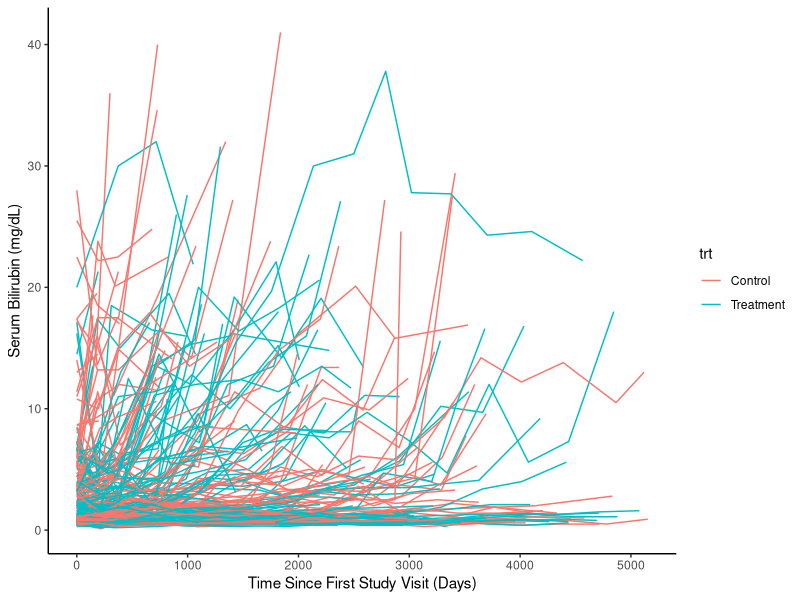
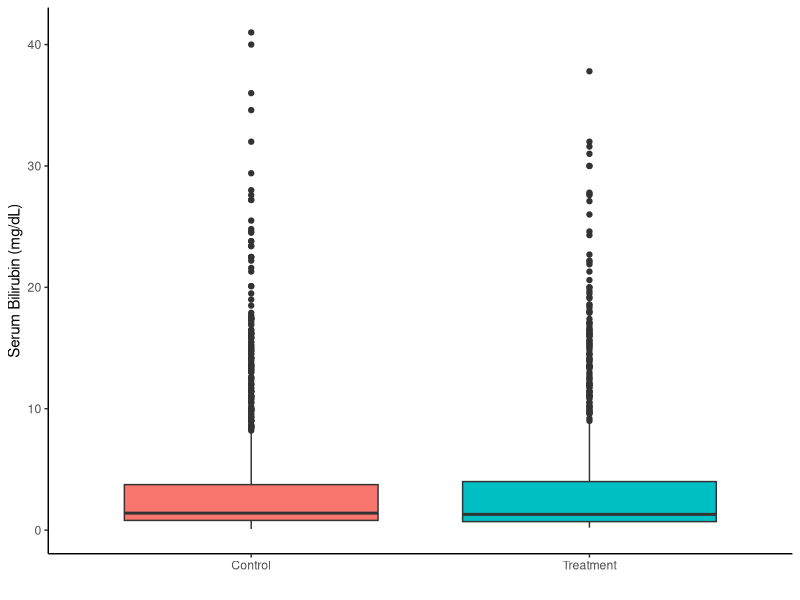
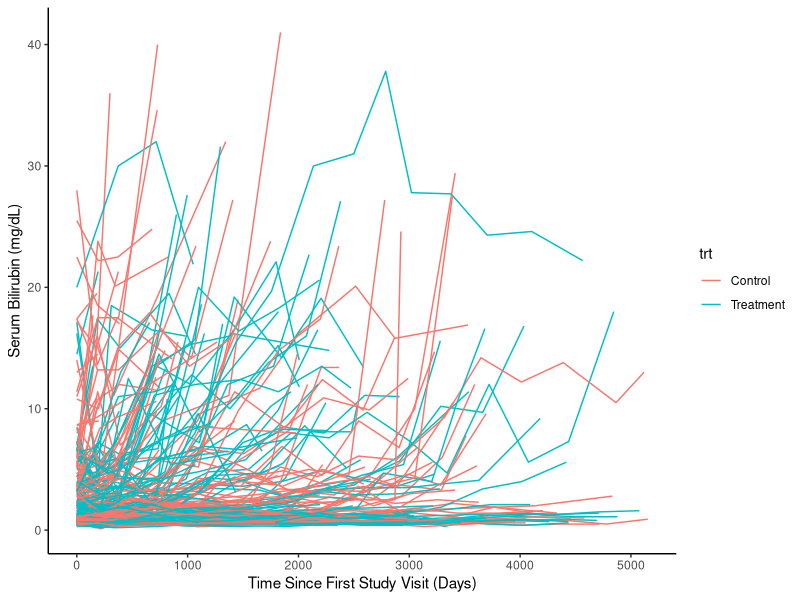
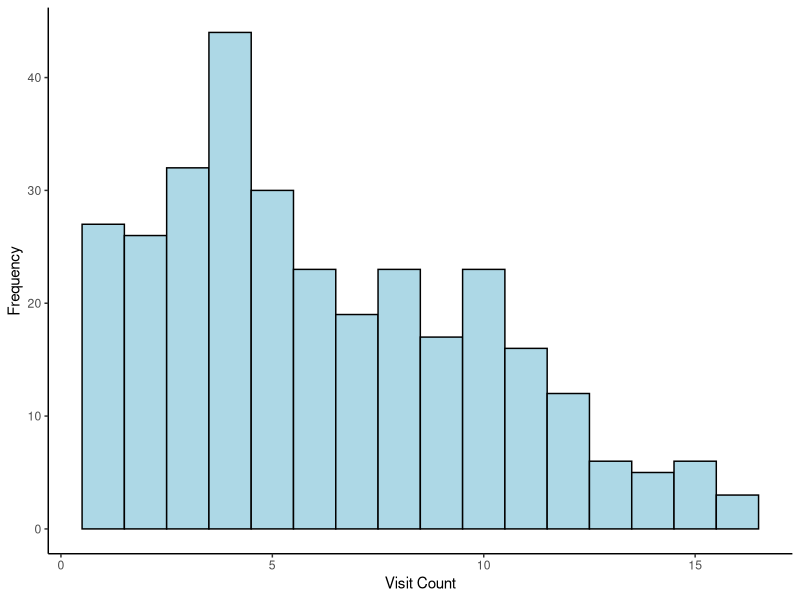

These figures' R source, in order:
## ---- chunk 1
knitr::opts_chunk$set(echo = TRUE)

library(lme4)
library(nlme)
library(geepack)
library(survival)
library(tidyverse)
library(flextable)

## ---- chunk 2

pbc_data_raw = pbcseq %>%
  mutate(
    trt = case_match(
      trt,
      1 ~ "Treatment",
      0 ~ "Control"
    ),
    edema = case_match(
      edema,
      1.0 ~ "N Diuretics",
      0.5 ~ "Diuretics",
      0 ~ "None"
    ),
    edema = factor(
      edema, levels = c("None", "Diuretics", "N Diuretics")
    ),
    time_yr = round(day / 365, 3)) 

pbc_data = pbc_data_raw %>%
  mutate(
    ascites = ifelse(is.na(ascites), "Missing", ascites),
    hepato = ifelse(is.na(hepato), "Missing", hepato),
    spiders = ifelse(is.na(spiders), "Missing", spiders)
  ) %>%
  group_by(id) %>%
  mutate(
    alk.lag = lag(alk.phos),
    alk.med = median(alk.phos, na.rm = TRUE),
    alk.phos = ifelse(
      is.na(alk.phos), ifelse(is.na(alk.lag), alk.med, alk.lag), alk.phos
      )
  ) %>%
  mutate(
    plt.lag = lag(platelet),
    plt.med = median(platelet, na.rm = TRUE),
    platelet = ifelse(
      is.na(platelet), ifelse(is.na(plt.lag), plt.med, plt.lag), platelet
      )
  ) %>%
  ungroup() %>%
  select(-alk.lag, -alk.med, -plt.lag, -plt.med)

## ---- chunk 3

pbc_data %>% 
  filter(trt == "Control") %>%
  group_by(id) %>%
  slice(1) %>%
  nrow()

## ---- chunk 4

bili_by_trt = pbc_data %>%
  ggplot(aes(x = trt, y = bili, fill = trt)) + 
  geom_boxplot() + 
  theme_classic() + 
  theme(legend.position = "none") + 
  labs(
    x = "",
    y = "Serum Bilirubin (mg/dL)"
  )

ggsave("bili_by_trt.pdf", plot = bili_by_trt, width = 5, height = 3.75, units = "in")

## ---- chunk 5

pbc_data %>%
  filter(trt == "Control") %>%
  pull(bili) %>%
  summary()

pbc_data %>%
  filter(trt == "Treatment") %>%
  pull(bili) %>%
  summary()

## ---- chunk 6

bili_spaghetti = pbc_data %>%
  ggplot(aes(x = day, y = bili, group = id, color = trt)) + 
  geom_line() + 
  theme_classic() + 
  labs(
    x = "Time Since First Study Visit (Days)",
    y = "Serum Bilirubin (mg/dL)"
  )

ggsave("bili_spaghetti.pdf", plot = bili_spaghetti, width = 5, height = 3.75, units = "in")

bili_spaghetti

## ---- chunk 7

hist_study_visits = pbc_data %>%
  group_by(id) %>%
  summarize(visit_count = n()) %>%
  ggplot(aes(x = visit_count)) + 
  geom_histogram(fill = "lightblue", binwidth = 1, color = "black") + 
  theme_classic() + 
  labs(
    x = "Visit Count",
    y = "Frequency"
  )

ggsave("hist_study_visits.pdf", plot = hist_study_visits, width = 5, height = 3.75, units = "in")

## ---- chunk 8

model_1 = lm(bili ~ trt + age + sex + time_yr + trt*time_yr, data = pbc_data)

model_2 = lme(bili ~ trt + age + sex + time_yr + trt*time_yr, random = ~1 | id, data = pbc_data, method = "ML")

model_3 = lme(bili ~ trt + age + sex + time_yr + trt*time_yr, random = ~time_yr | id, data = pbc_data, method = "ML")

model_4 = lm(bili ~ trt + age + sex + time_yr + trt*time_yr 
             + edema + albumin + ast + ascites + hepato + spiders + alk.phos,
             data = pbc_data)

model_5 = lme(bili ~ trt + age + sex + time_yr + trt*time_yr 
              + edema + albumin + ast + ascites + hepato + spiders + alk.phos, 
              random = ~1 | id,
              data = pbc_data,
              method = "ML")

model_6 = lme(bili ~ trt + age + sex + time_yr + trt*time_yr 
              + edema + albumin + ast + ascites + hepato + spiders + alk.phos, 
              random = ~time_yr | id,
              data = pbc_data,
              method = "ML")

model_7 = lm(bili ~ trt + age + sex + time_yr + trt*time_yr 
             + edema + albumin + ast + ascites + hepato + spiders
             + platelet + protime,
             data = pbc_data)

model_8 = lme(bili ~ trt + age + sex + time_yr + trt*time_yr 
              + edema + albumin + ast + ascites + hepato + spiders
              + platelet + protime, 
              random = ~1 | id,
              data = pbc_data,
              method = "ML")

model_9 = lme(bili ~ trt + age + sex + time_yr + trt*time_yr 
              + edema + albumin + ast + ascites + hepato + spiders
              + platelet + protime, 
              random = ~time_yr | id,
              data = pbc_data,
              method = "ML")

## ---- chunk 9

model_comp = data.frame(
  Model = c("Model 1", "Model 2", "Model 3", "Model 4", "Model 5", "Model 6", "Model 7", "Model 8", "Model 9"),
  Complexity = c(rep("Basic", 3), rep("+ Liver Variables", 3), rep("+ Liver and Blood Clotting Variables", 3)),
  Effects = rep(c("Fixed Only", "RI", "RI + RS"), 3),
  Log_Likelihood = c(
    logLik(model_1),
    logLik(model_2),
    logLik(model_3),
    logLik(model_4),
    logLik(model_5),
    logLik(model_6),
    logLik(model_7),
    logLik(model_8),
    logLik(model_9)
  ),
  AIC = c(
    AIC(model_1),
    AIC(model_2),
    AIC(model_3),
    AIC(model_4),
    AIC(model_5),
    AIC(model_6),
    AIC(model_7),
    AIC(model_8),
    AIC(model_9)
  )
) %>%
  mutate(
    Log_Likelihood = round(Log_Likelihood, 0),
    AIC = round(AIC, 0)
    )

model_comp_table = flextable(model_comp)

save_as_image(model_comp_table, path = "model_comp_table.png")

## ---- chunk 10

model_i = lme(bili ~ trt + age + sex + time_yr + trt*time_yr 
              + edema + albumin + ast + ascites + hepato + spiders
              + platelet + protime, 
              random = ~time_yr | id,
              data = pbc_data,
              method = "REML")

model_ii = lme(bili ~ trt + age + sex + time_yr + trt*time_yr 
              + edema + albumin + ast + ascites + hepato + spiders
              + platelet + protime, 
              random = ~time_yr | id,
              data = pbc_data,
              correlation = corCompSymm(form = ~ 1 | id),
              method = "REML")

model_iii = lme(bili ~ trt + age + sex + time_yr + trt*time_yr 
              + edema + albumin + ast + ascites + hepato + spiders
              + platelet + protime, 
              random = ~time_yr | id,
              data = pbc_data,
              correlation = corExp(form = ~time_yr + bili | id),
              method = "REML")

model_iv = lme(bili ~ trt + age + sex + time_yr + trt*time_yr 
              + edema + albumin + ast + ascites + hepato + spiders
              + platelet + protime, 
              random = ~time_yr | id,
              data = pbc_data,
              correlation = corExp(form = ~time_yr + bili | id, nugget = TRUE),
              method = "REML")

model_v = lme(bili ~ trt + age + sex + time_yr + trt*time_yr 
              + edema + albumin + ast + ascites + hepato + spiders
              + platelet + protime, 
              random = ~time_yr | id,
              data = pbc_data,
              weights = varIdent(form = ~1 | trt),
              control = lmeControl(maxIter = 200, msMaxIter = 200),
              method = "REML")

## ---- chunk 11

corr_comp = data.frame(
  Residual_Correlation = c("Independent", "Exchangeable", "Exponential Spatial", "Exponential Spatial (+ nugget)", "Independent/Heteroskedastic"),
  Log_Likelihood = c(
    logLik(model_i),
    logLik(model_ii),
    logLik(model_iii),
    logLik(model_iv),
    logLik(model_v)
  ),
  AIC = c(
    AIC(model_i),
    AIC(model_ii),
    AIC(model_iii),
    AIC(model_iv),
    AIC(model_v)
  )
) %>%
  mutate(
    Log_Likelihood = round(Log_Likelihood, 0),
    AIC = round(AIC, 0)
    )

corr_comp_table = flextable(corr_comp)

save_as_image(corr_comp_table, path = "corr_comp_table.png")

## ---- chunk 12

length(pbc_data_raw$ascites[is.na(pbc_data_raw$ascites)])
length(pbc_data_raw$hepato[is.na(pbc_data_raw$hepato)])
length(pbc_data_raw$spiders[is.na(pbc_data_raw$spiders)])
length(pbc_data_raw$alk.phos[is.na(pbc_data_raw$alk.phos)])
length(pbc_data_raw$platelet[is.na(pbc_data_raw$platelet)])
length(pbc_data_raw$protime[is.na(pbc_data_raw$protime)])
